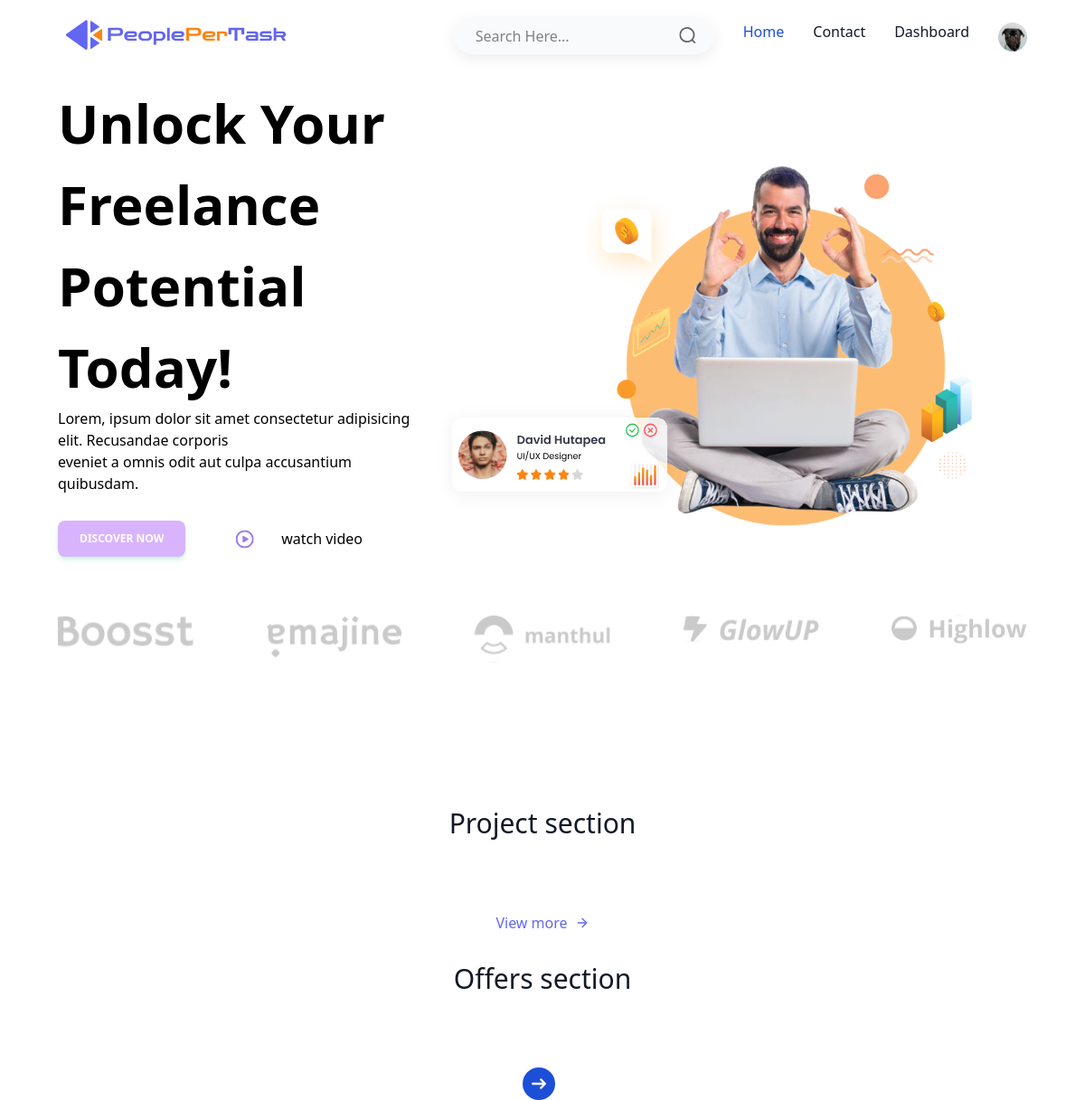
/log/home.php, run on an earlier commit of the app's database.
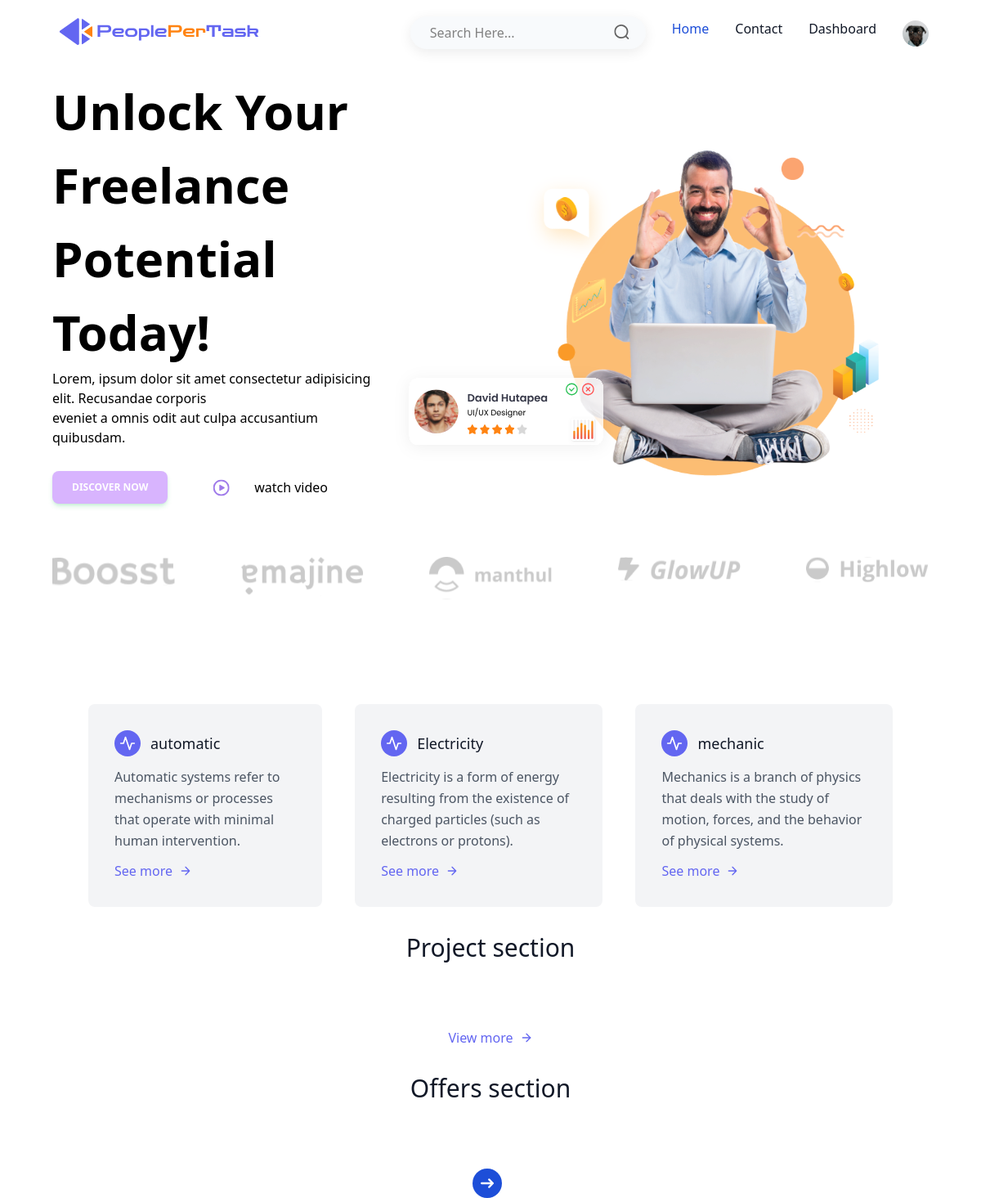
And on a later commit of the database.
### tables this page shows
CREATE TABLE IF NOT EXISTS Categories (
    Categorie_ID INT PRIMARY KEY AUTO_INCREMENT,
    Categorie_Name VARCHAR(100),
    description VARCHAR(225)
);

### log/home.php (the view, shortened to what the changed rows need)
<?php session_start();
include('headerclient.php');
?>
<main class="px-16 herothird:px-8">
  <section class="flex justify-center items-center flex-row py-0">
    <div class="w-[60%] w-[100%] flex justify-center items-start flex-col gap-6">
      <div>
        <h1
          class="herothird:text-[40px] herosecond:text-[50px] text-[60px] font-poppins font-semibold text-defaultText dark:text-slate-50">
          Unlock Your <span class="dark:text-mainPurple text-mainBlue">Freelance</span> Potential <span
            class="dark:text-mainPurple text-mainBlue">Today!</span>
        </h1>
      </div>
    </div>
  </section>
  <section class="flex items-center justify-center mt-20">
    <div class="text-gray-600 body-font">
      <div class="container px-5 mx-auto flex gap-10 ">
        <?php
        $sql = "SELECT * FROM `Categories` ORDER BY `Categorie_ID` DESC LIMIT 3";
        $result = mysqli_query($conn, $sql);
        ?>
        <?php if (mysqli_num_rows($result) > 0): ?>
          <?php while ($row = mysqli_fetch_assoc($result)): ?>
            <div class="flex rounded-lg h-full bg-gray-100 p-8 flex-col">
              <div class="flex items-center mb-3">
                <div
                  class="w-8 h-8 mr-3 inline-flex items-center justify-center rounded-full bg-indigo-500 text-white flex-shrink-0">
                  <svg fill="none" stroke="currentColor" stroke-linecap="round" stroke-linejoin="round" stroke-width="2"
                    class="w-5 h-5" viewBox="0 0 24 24">
                    <path d="M22 12h-4l-3 9L9 3l-3 9H2"></path>
                  </svg>
                </div>
                <h2 class="text-gray-900 text-lg title-font font-medium">
                  <?php echo $row['Categorie_Name'] ?>
                </h2>
              </div>
              <div class="flex-grow">
                <p class="leading-relaxed text-base">
                  <?php echo $row['description'] ?>
                </p>
                <a class="mt-3 text-indigo-500 inline-flex items-center">See more
                  <svg fill="none" stroke="currentColor" stroke-linecap="round" stroke-linejoin="round" stroke-width="2"
                    class="w-4 h-4 ml-2" viewBox="0 0 24 24">
                    <path d="M5 12h14M12 5l7 7-7 7"></path>
                  </svg>
                </a>
              </div>
            </div>
          <?php endwhile; ?>
        <?php endif; ?>
      </div>
  </section>
  <section class="flex flex-col mt-8">
    <h1 class="sm:text-3xl text-2xl font-medium title-font text-center text-gray-900 mb-20">Project section</h1>
  </section>
  <section class="flex flex-col">
    <h1 class="sm:text-3xl text-2xl font-medium title-font text-center text-gray-900 mb-20">Offers section</h1>
  </section>

What changed in the data, as far as the page shows it:
added categories: Categorie_Name "automatic", description "Automatic systems refer to mechanisms or processes that operate with minimal human intervention."
added categories: Categorie_Name "Electricity", description "Electricity is a form of energy resulting from the existence of charged particles (such as electrons or protons)."
added categories: Categorie_Name "mechanic", description "Mechanics is a branch of physics that deals with the study of motion, forces, and the behavior of physical systems."
